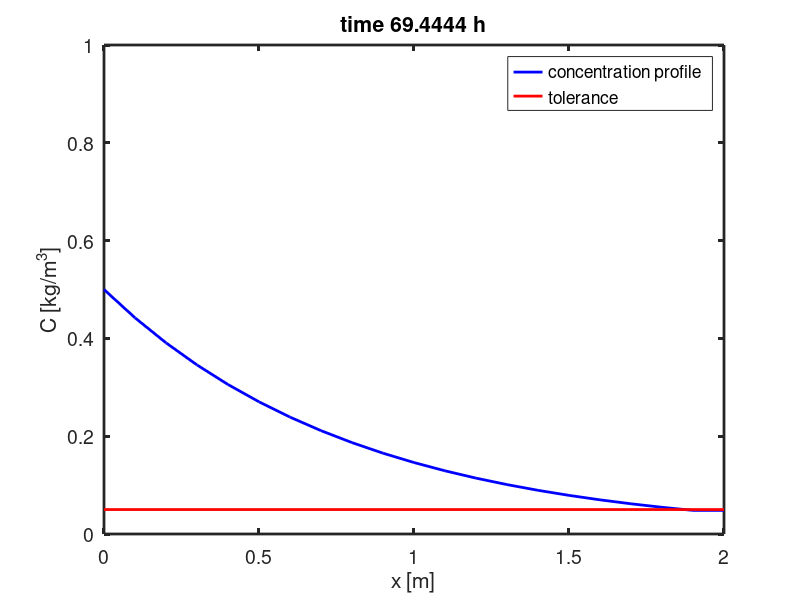
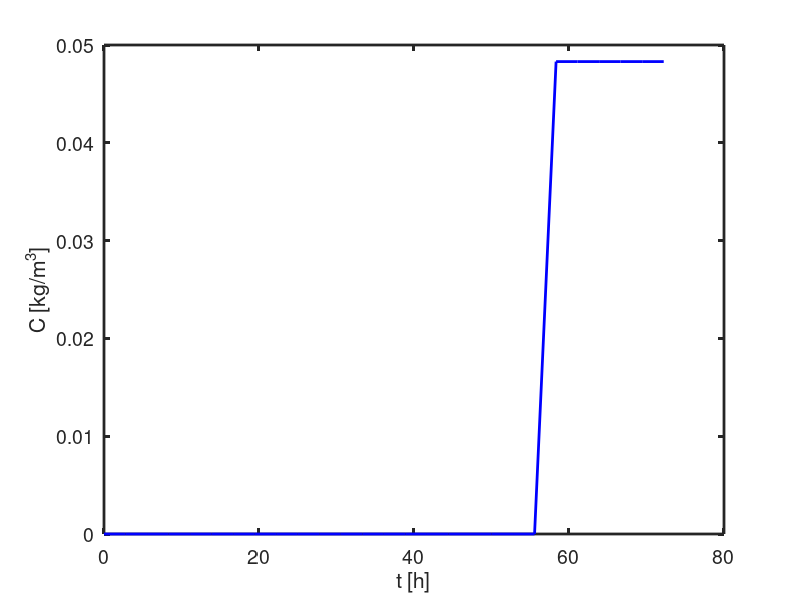

These figures' MATLAB source, in order:
clear;
%  Routine to simulate mass balance of a reactor reactor
% for a chemical/ contaminant which gets transformed by a first order
% reaction
%dc/dt= -v*dC/dx -lambda *C

% Initialisation
% Griding of the reactor domain
dx=0.1; % %grid size
x=[0:dx:2];% reactor domain and grid meters
deltax=diff(x); % vector containing grid spacing dx


% Define variables & parameters
v=1e-05;% flow velocity in m per second
lambda= 1/86400; % reaction time scale of first order reaction
tau=3600; % period of osscillation in case of a periodical input concentration
C_in=0.5% input concentratin in kg/m^3 into the reactor
C_lim=0.05;% tolerance limit for the outflow
%scaling factor for initial state


% Define initial state
C=zeros(1, length(x));% concentration vectors 

C_alt=C; % concentration at old time stept


% Process loop
tmax=3*86400; % maximum simulation time
time=0.; % start time
itime=1; % time step counter
time_vec=[time];
C_leak=[0];

% solve equation with explicite upstream euler forward finite difference
figure;
while time < tmax
   % Define time step with Courant criterion, maxium computation time and start time 
     dt= 1*dx/abs(v);
    % Define boundary conditions (Dirichlet)    
    C(1)=C_in;% upstream boundary constant concentration 
    C(length(x))=C_alt(length(x)-1); %right boundary free outflow
   % solve working equation 
    for j=2:length(x)-1
        % numerical solution add finite difference form of the solution
        % here
        C(j)=C_alt(j)-v*dt*(C_alt(j)-C_alt(j-1))/(x(j)-x(j-1))-lambda*C_alt(j-1)*dt; 
        % Assure that solution is realistic i.e. avoid negative % concentration
    if C(j) < 0
        C(j) =0;
    end

    end
    C_alt=C; % set old Concentration to actual concentration
    % start plotting sequence
    plot(x,C,'b-','linewidth',2);
    hold on;
    plot(x,C_lim*ones(1,length(x)),'r-','linewidth',2);
    hold off;
    xlabel('x [m]','fontsize',14);
    ylabel('C [kg/m^3]','fontsize',14);
    set(gca,'fontsize',14,'linewidth',2);
    axis([x(1) x(length(x)) 0 2*C_in]);
    title(['time ' num2str(time/3600) ' h']);
    legend('concentration profile','tolerance'); 
    M(itime)=getframe;
    time=time+dt;% new time
    itime=itime+1;
     % end plotting sequence
    time_vec=[time_vec time];
    C_leak=[C_leak C(length(x))];
   end

figure;
plot(time_vec/3600,C_leak,'b-','linewidth',2);
xlabel('t [h]','fontsize',14);
ylabel('C [kg/m^3]','fontsize',14);
set(gca,'fontsize',14,'linewidth',2);
